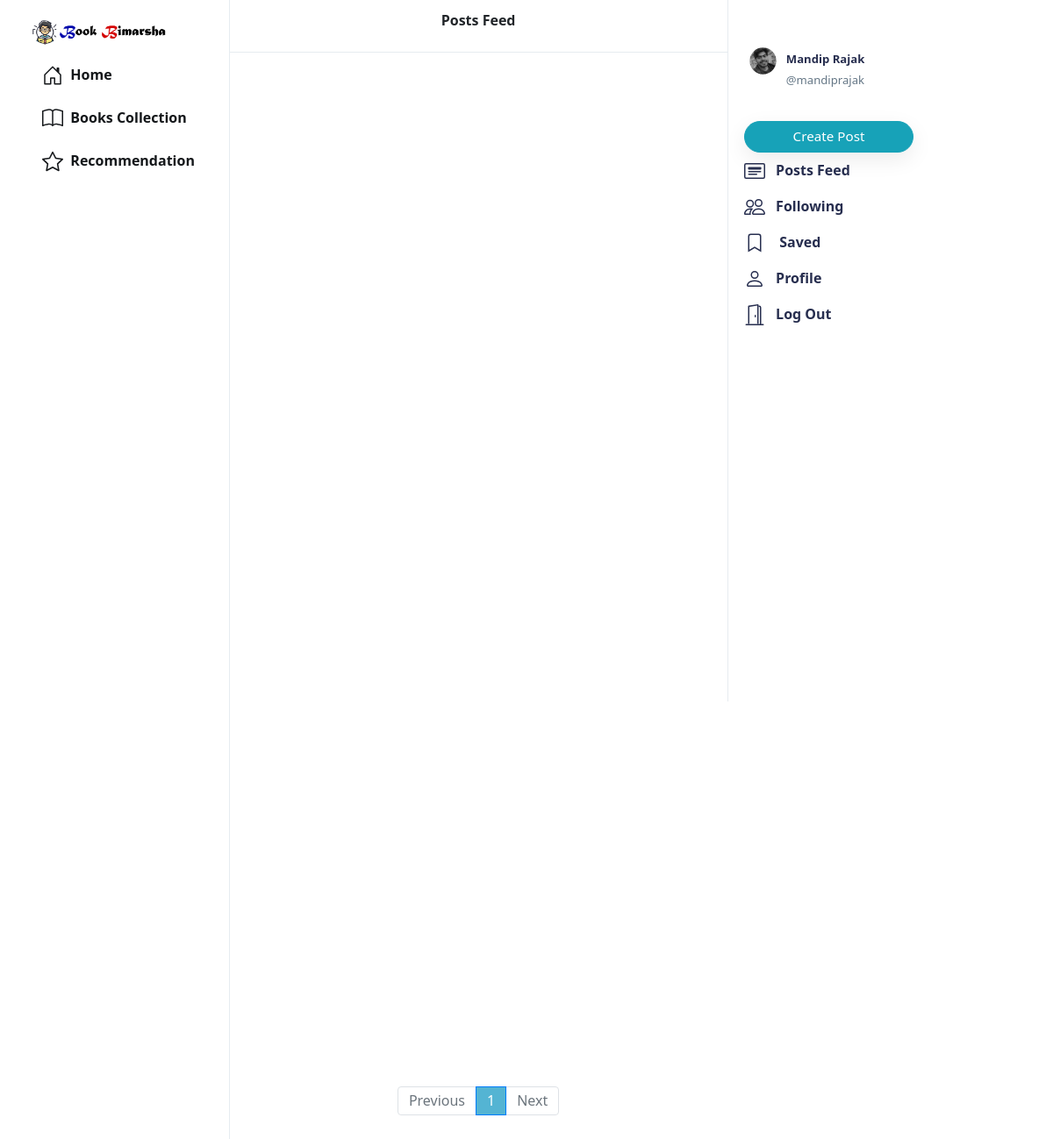
/ (signed in), run on the app's committed database.
### network/models.py (models this page shows, shortened)
class User(AbstractUser):
    profile_pic = models.ImageField(upload_to='profile_pic/')
    bio = models.TextField(max_length=160, blank=True, null=True)
    cover = models.ImageField(upload_to='covers/', blank=True)

### network/views.py (the view)
# urls.py: path("", views.index, name="index"),
def index(request):
    all_posts = Post.objects.all().order_by('-date_created')
    paginator = Paginator(all_posts, 10)
    page_number = request.GET.get('page')
    if page_number == None:
        page_number = 1
    posts = paginator.get_page(page_number)
    followings = []
    suggestions = []
    if request.user.is_authenticated:
        followings = Follower.objects.filter(followers=request.user).values_list('user', flat=True)
        suggestions = User.objects.exclude(pk__in=followings).exclude(username=request.user.username).order_by("?")[:6]
    return render(request, "network/index.html", {
        "posts": posts,
        "suggestions": suggestions,
        "page": "all_posts",
        'profile': False
    })

### network/templates/network/index.html (shortened to what this page needs)
{% extends "network/layout.html" %}
{% load static %}
{% block body %}
    <div class="main-div">
        <div class="left-div">
            <nav class="head heading">
                {% if page == 'all_posts' %}
                  <center>  Posts Feed </center>
                {% elif page == 'following' %}
                  <center> Following </center>
                {% elif page == 'saved' %}
                  <center> Saved </center>
                {% elif page == 'profile' %}
                  <center> Profile </center>
                {% else %}
                <center> Profile Edit </center>
                {% endif %}
            </nav>
            <div class="left-div-content">
                <div class="posts-view">
                    <div class="main-div-content">
                        <nav aria-label="Page navigation example" class="pagination-bar">
                            <ul class="pagination justify-content-center">
                                {% if posts.has_previous %}
                                    <li class="page-item">
                                        <a class="page-link" href="?page={{ posts.previous_page_number | default:1}}" tabindex="-1" aria-disabled="true">Previous</a>
                                    </li>
                                {% else %}
                                    <li class="page-item disabled">
                                        <a class="page-link" href="" tabindex="-1" aria-disabled="true">Previous</a>
                                    </li>
                                {% endif %}
                                {% for each in posts.paginator.page_range %}
                                    {% if each == posts.number %}
                                        <li class="page-item active"><a class="page-link" href="?page={{each}}">{{each}}</a></li>
                                    {% else %}
                                        <li class="page-item"><a class="page-link" href="?page={{each}}">{{each}}</a></li>
                                    {% endif %}
                                {% endfor %}
                                {% if posts.has_next %}
                                    <li class="page-item">
                                        <a class="page-link" href="?page={{ posts.next_page_number }}">Next</a>
                                    </li>
                                {% else %}
                                    <li class="page-item disabled">
                                        <a class="page-link" href="">Next</a>
                                    </li>
                                {% endif %}
                            </ul>
                          </nav>
                    </div>
                </div>
            </div>
        </div>
    </div>
{% endblock %}

### network/templates/network/layout.html (shortened to what this page needs)
{% load static %}
<!DOCTYPE html>
<html lang="en">
    <head>
        <link rel="stylesheet" href="https://stackpath.bootstrapcdn.com/bootstrap/4.4.1/css/bootstrap.min.css">
        <link href="{% static 'network/styles.css' %}" rel="stylesheet">
    </head>
    <body>
        <div class="body" data-page="{{page}}">
            <div class="sidenav">
                <a href="{% url 'index' %}" class="navbar-brand">
                    <img src="{% static 'network/Images/BLogo.png' %}" height="31px" width="100%">
                </a>
                <div style="height: 100%;">
                    <li class="nav-item" id="home">
                        <a href="/" class="nav-link">
                            <div>
                                &nbsp;Home
                            </div>
                        </a>
                        </li>
                    <li class="nav-item" id="bookscollection">
                        <a href="{% url 'bookscoll' %}" class="nav-link">
                            <div>
                                &nbsp;Books Collection
                            </div>
                        </a>
                        </li>
                        <li class="nav-item" id="recommend">
                            <a href="{% url 'recommend' %}"class="nav-link">
                                <div>
                                    &nbsp;Recommendation
                                </div>
                            </a>
                            </li>
                </div>
            </div>
            {% block body %}
            {% endblock %}
            <div class="right-div">
                <nav class="head">
                </nav>
                <div class='right-div-content'>
                    <div class="space" style="background-color: white;"></div>
                    {% if user.is_authenticated %}
                        <div style="position: absolute; top: 40px;">
                            <ul class="navbar-nav">
                            {% if user.is_authenticated %}
                                <li class="nav-item sidenav-user">
                                    <a href="{% url 'profile' user.username %}" class="nav-link">
                                        <div class="user_account">
                                            <div class="small-profilepic" style="float: left; background-image: url(/media/{{user.profile_pic}})"></div>
                                            <div style="height: 2.7vw; margin: auto;">
                                                <div style="margin-top: 5px; color: #272e4f;"><strong>{{user.first_name}} {{user.last_name}}</strong></div>
                                                <div class="grey" style="margin-top: 4px;">@{{ user.username }}</div>
                                            </div>
                                        </div>
                                    </a>
                                </li>
                            {% endif %}
                            </ul>
                        </div>
                    {% endif %}
                    <div>
                        <div style="margin-top: 60px;">
                                {% if user.is_authenticated %}
                                <button id="popup-btn" class="btn btn-info new-post-btn" onclick="createpost()"style="margin-top: 10px;">Create Post</button>
                                {% endif %}
                            <ul class="navbar-nav">
                                <li class="nav-item" id="all_posts">
                                <a href="{% url 'index' %}" class="nav-link">
                                    <div style="color: #272e4f;">
                                        &nbsp;&nbsp;<strong>Posts Feed</strong>
                                    </div>
                                </a>
                                </li>
                                {% if user.is_authenticated %}
                                    <li class="nav-item" id="following">
                                        <a href="{% url 'following' %}" class="nav-link">
                                            <div style="color: #272e4f;">
                                                &nbsp;&nbsp;<strong>Following</strong>
                                            </div>
                                        </a>
                                    </li>
                                    <li class="nav-item" id="saved">
                                        <a href="{% url 'saved' %}" class="nav-link">
                                            <div style="color: #272e4f;">
                                                <svg width="1.5em" height="1.5em" viewBox="0 0 16 16" class="bi bi-bookmark" fill="currentColor" xmlns="http://www.w3.org/2000/svg">
                                                    <path fill-rule="evenodd" d="M8 12l5 3V3a2 2 0 0 0-2-2H5a2 2 0 0 0-2 2v12l5-3zm-4 1.234l4-2.4 4 2.4V3a1 1 0 0 0-1-1H5a1 1 0 0 0-1 1v10.234z"/>
                                                  </svg>
                                                &nbsp;&nbsp;<strong> Saved </strong>
                                            </div>
                                        </a>
                                    </li>
                                    <li class="nav-item" id="profile">
                                        <a href="{% url 'profile' user.username %}" class="nav-link">
                                            <div style="color: #272e4f;">
                                                &nbsp;&nbsp;<strong>Profile</strong>
                                            </div>
                                        </a>
                                    </li>
                                    <li class="nav-item" id="logout">
                                        <a href="{% url 'logout' %}" class="nav-link">
                                            <div style="color: #272e4f;">
                                                &nbsp;&nbsp;<strong>Log Out</strong>
                                            </div>
                                        </a>
                                    </li>
                                {% endif %}
                            </ul>
                        </div>
                    </div>
                </div>
            </div>
        </div>
    </body>
</html>

### network/static/network/styles.css (style rules this page uses)
.body { display: flex; min-height: 100%; font-family: system-ui, sans-serif; }
.btn { border-radius: 20px; padding: 0.32rem 1rem 0.375rem 1rem; }
.btn, .btn:focus, .btn:active { box-shadow: none !important; -webkit-box-shadow: none !important; }
.grey { color: #657786; }
svg { vertical-align: text-top; }
.sidenav { height: 100%; width: 21.8%; position: fixed; top: 0; left: 0; padding: 15px; list-style: none; border-right: .5px solid #e6ecf0; z-index: 100; padding-left: 3%; background-color: white; }
.sidenav li { margin-top: 7px; }
.sidenav .nav-link { color: #14171a; line-height: .7em; font-weight: 700; padding: 0px; }
.sidenav .nav-link > div { padding: 10px 20px 8px 12px; border-radius: 25px; line-height: 0.9em; width: max-content; }
.new-post-btn { padding-left: 55px !important; padding-right: 55px !important; font-size: .95em; font-weight: 530; box-shadow: rgba(0, 0, 0, 0.08) 0px 8px 24px !important; }
.user_account { display: flex; font-size: .82rem; font-weight: normal; padding-top: 3px !important; padding-bottom: 3px !important; padding-left: 3px !important; }
.user_account .small-profilepic { transform: scale(.82); margin-left: auto; margin-top: auto; }
.active a { color: #28a745 !important; }
.main-div { position: relative; width: 47.25%; min-height: 100vh; left: 21.8%; }
.left-div { position: relative; }
.head { height: 7.5vh; }
.heading { position: fixed; width: 47.255%; top: 0px; padding: 18px; border-bottom: .5px solid #e6ecf0; line-height: .7em; font-weight: 800; background-color: #fff; z-index: 1000; }
.left-div-content { margin-top: 7.5vh; }
.small-profilepic { width: 3.1vw; height: 3.1vw; border-radius: 9999px; overflow: hidden; margin-right: 8px; background-size: cover; background-repeat: no-repeat; background-position: center; box-sizing: content-box; }
.space { height: 8px; background-color: #e6ecf0; }
.pagination-bar { margin-top: 35px; margin-bottom: 35px; }
.pagination-bar .page-link { line-height: .9em; }
.page-item.active .page-link { color: white !important; background-color: #54B4D3; }
.page-link { color: #54B4D3; }
.right-div { width: 28%; height: 100vh; position: fixed; right: 2.95%; border-left: .5px solid #e6ecf0; background-color: white; }
.right-div .head { padding: .9vh 1.5vw; }
.right-div-content { height: 92.5vh; overflow: auto; padding-left: 1.5vw; padding-right: 1.5vw; }

### data on the page
User: profile_pic (picture), first_name "Mandip", last_name "Rajak", username "mandiprajak"

### other printed values
{{ each }} "1"
